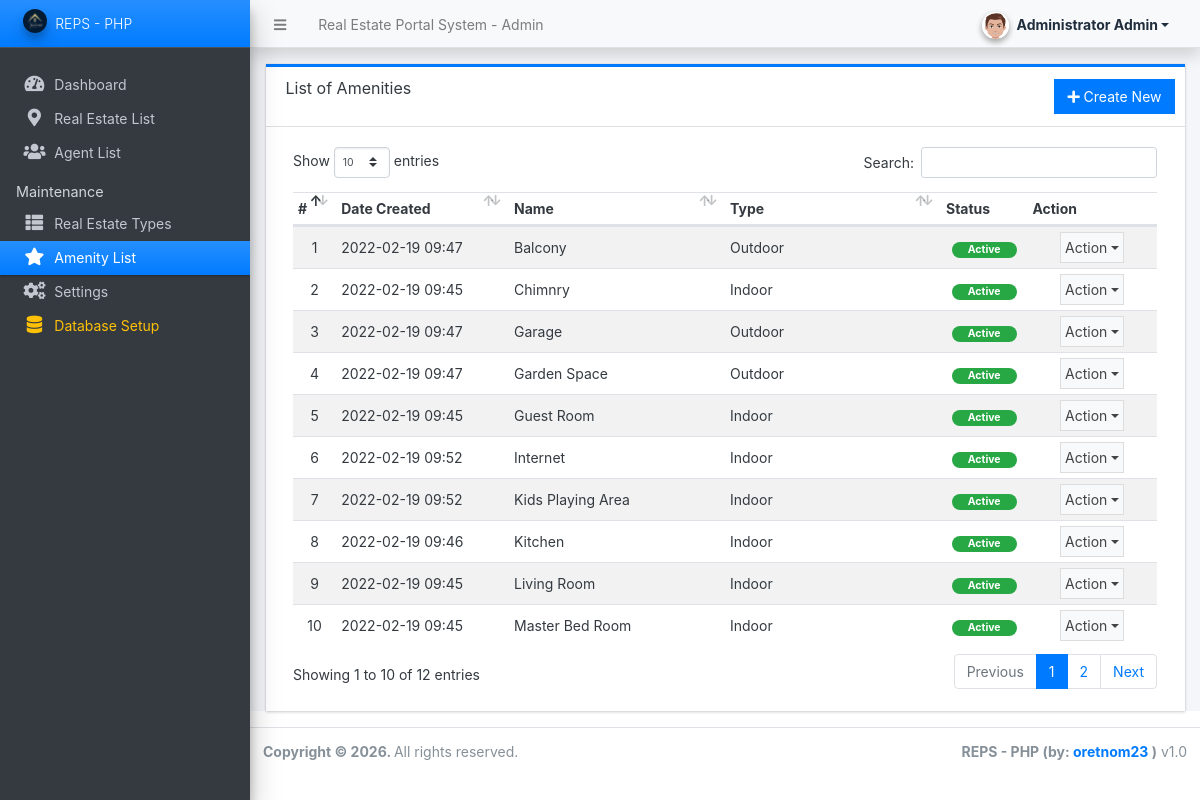
Screenshot of /admin/?page=amenities (signed in) with the database file from the repository.
### tables this page shows
CREATE TABLE `amenity_list` (
  `id` int(30) NOT NULL AUTO_INCREMENT,
  `name` varchar(250) NOT NULL,
  `type` tinyint(1) DEFAULT 1 COMMENT '1 = indoor, 2 = outdoor',
  `status` tinyint(1) NOT NULL DEFAULT 1,
  `delete_flag` tinyint(1) NOT NULL DEFAULT 0,
  `date_created` datetime NOT NULL DEFAULT current_timestamp(),
  PRIMARY KEY (`id`)
);

### admin/amenities/index.php (the view, shortened to what this page needs)
<div class="card card-outline rounded-0 card-primary">
	<div class="card-header">
		<h3 class="card-title">List of Amenities</h3>
		<div class="card-tools">
			<a href="javascript:void(0)" id="create_new" class="btn btn-flat btn-primary"><span class="fas fa-plus"></span>  Create New</a>
		</div>
	</div>
	<div class="card-body">
        <div class="container-fluid">
			<table class="table table-hover table-striped" id="list">
				<colgroup>
					<col width="5%">
					<col width="20%">
					<col width="25%">
					<col width="25%">
					<col width="10%">
					<col width="15%">
				</colgroup>
				<thead>
					<tr>
						<th>#</th>
						<th>Date Created</th>
						<th>Name</th>
						<th>Type</th>
						<th>Status</th>
						<th>Action</th>
					</tr>
				</thead>
				<tbody>
					<?php
					$i = 1;
						$qry = ($conn && $conn instanceof mysqli && !$conn->connect_error) ? @$conn->query("SELECT * from `amenity_list` where delete_flag = 0 order by `name` asc ") : false;
						if ($qry && $qry instanceof mysqli_result):
						while($row = $qry->fetch_assoc()):
					?>
						<tr>
							<td class="text-center"><?php echo $i++; ?></td>
							<td><?php echo date("Y-m-d H:i",strtotime($row['date_created'])) ?></td>
							<td><?php echo $row['name'] ?></td>
							<td ><?= $row['type'] == 1 ? "Indoor" : "Outdoor" ?></td>
							<td class="text-center">
                                <?php if($row['status'] == 1): ?>
                                    <span class="badge badge-success px-3 rounded-pill">Active</span>
                                <?php else: ?>
                                    <span class="badge badge-danger px-3 rounded-pill">Inactive</span>
                                <?php endif; ?>
                            </td>
							<td align="center">
								 <button type="button" class="btn btn-flat p-1 btn-default btn-sm dropdown-toggle dropdown-icon" data-toggle="dropdown">
				                  		Action
				                  </button>
							</td>
						</tr>
					<?php
						endwhile;
						endif;
					?>
				</tbody>
			</table>
		</div>
	</div>
</div>

### rows the page displays
amenity_list: date_created "2022-02-19 09:47", name "Balcony", type "Outdoor", status "Active"
amenity_list: date_created "2022-02-19 09:45", name "Chimnry", type "Indoor", status "Active"
amenity_list: date_created "2022-02-19 09:47", name "Garage", type "Outdoor", status "Active"
amenity_list: date_created "2022-02-19 09:47", name "Garden Space", type "Outdoor", status "Active"
amenity_list: date_created "2022-02-19 09:45", name "Guest Room", type "Indoor", status "Active"
amenity_list: date_created "2022-02-19 09:52", name "Internet", type "Indoor", status "Active"
amenity_list: date_created "2022-02-19 09:52", name "Kids Playing Area", type "Indoor", status "Active"
amenity_list: date_created "2022-02-19 09:46", name "Kitchen", type "Indoor", status "Active"
amenity_list: date_created "2022-02-19 09:45", name "Living Room", type "Indoor", status "Active"
amenity_list: date_created "2022-02-19 09:45", name "Master Bed Room", type "Indoor", status "Active"

### other values shown
$_settings->info('name') "Real Estate Portal System"
$_settings->userdata('firstname').' '.$_settings->userdata('lastname') "Administrator Admin"
$_settings->info('short_name') ?: 'REPS - PHP' "REPS - PHP"
$_settings->info('short_name') "REPS - PHP"
